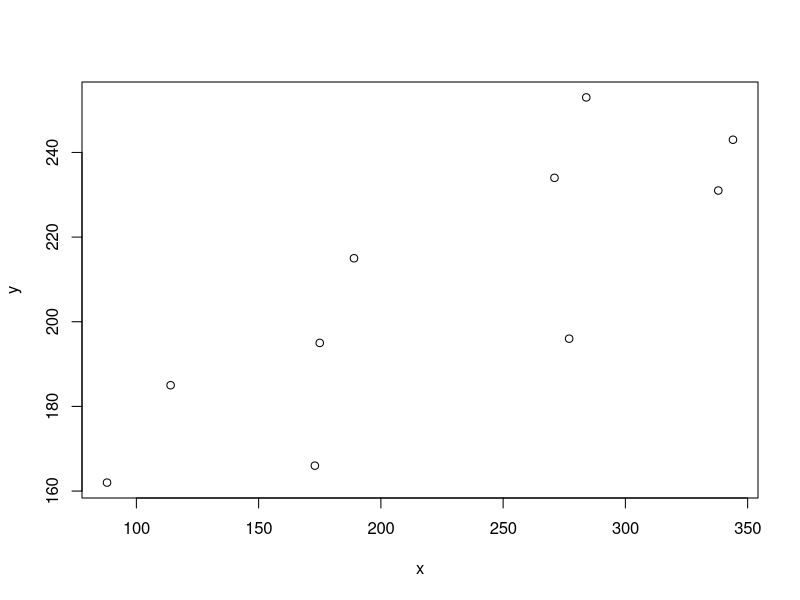
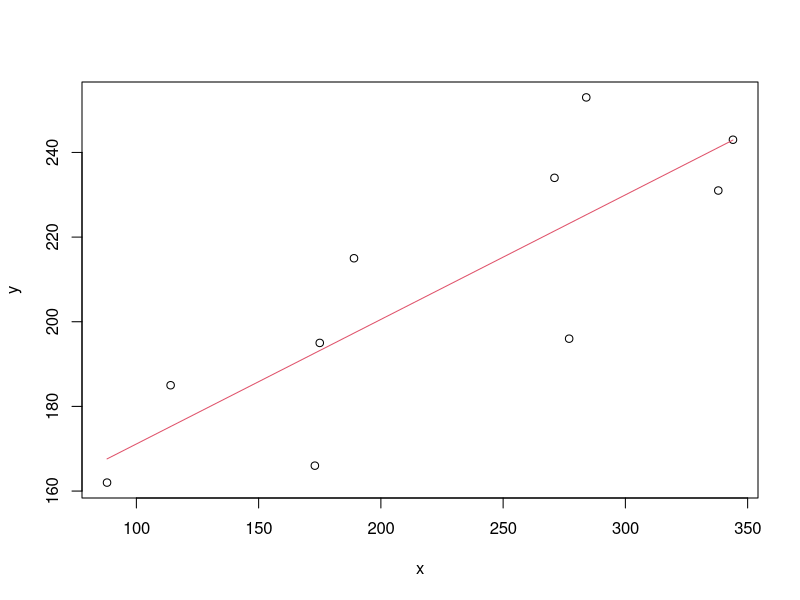
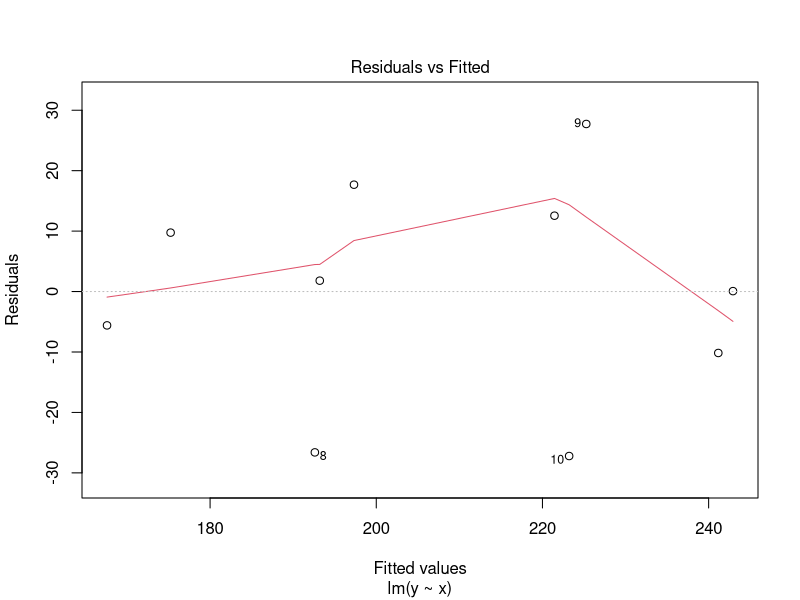
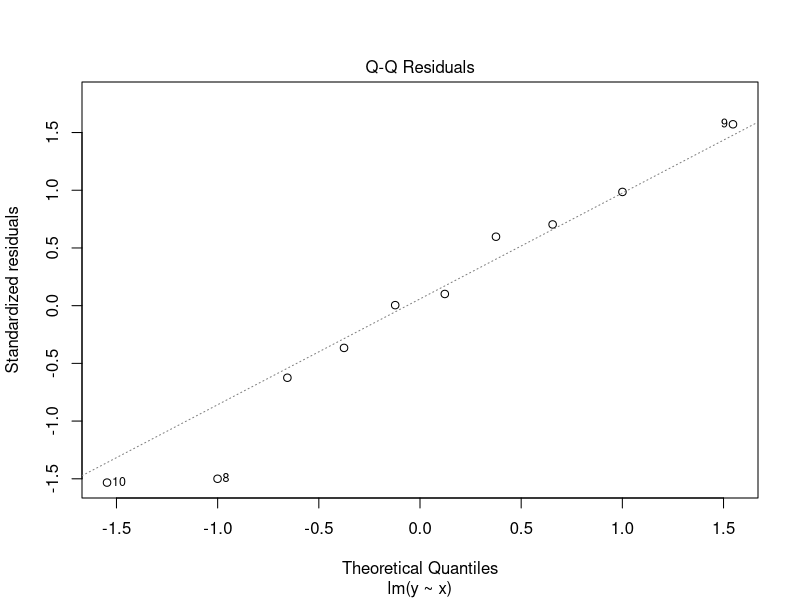
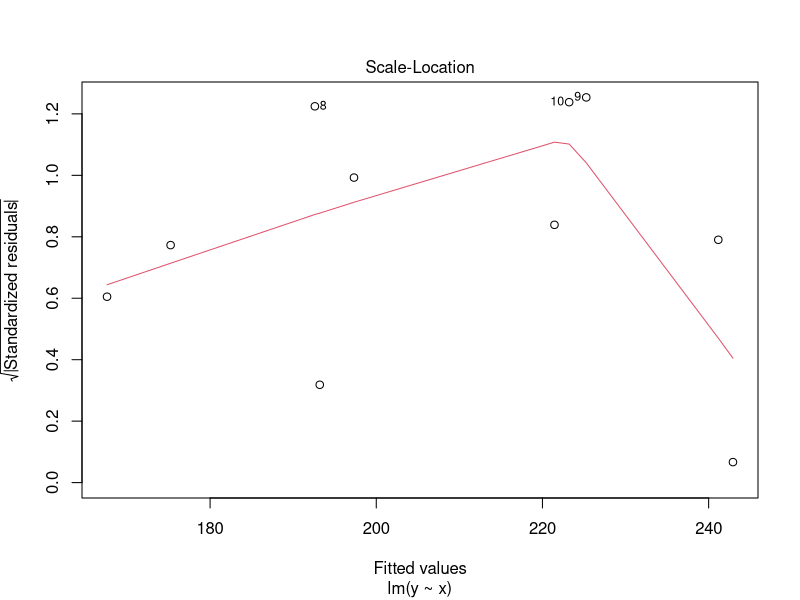
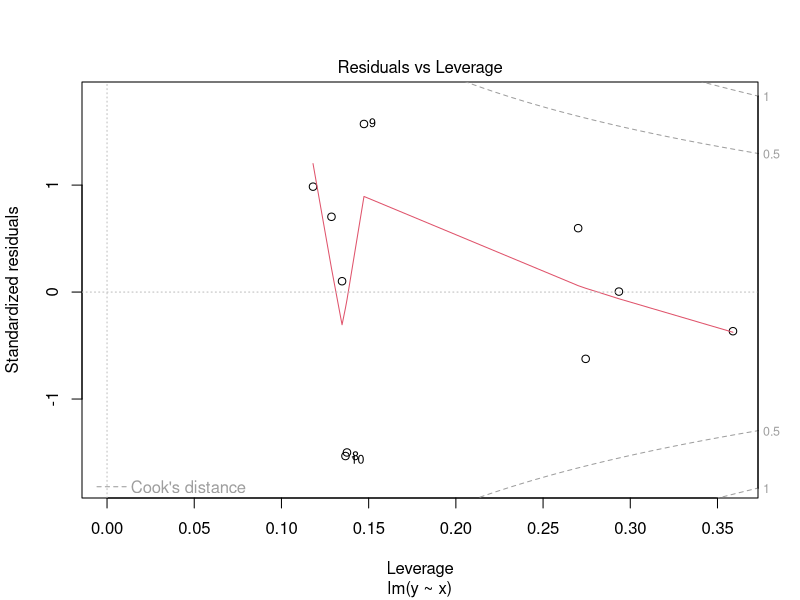
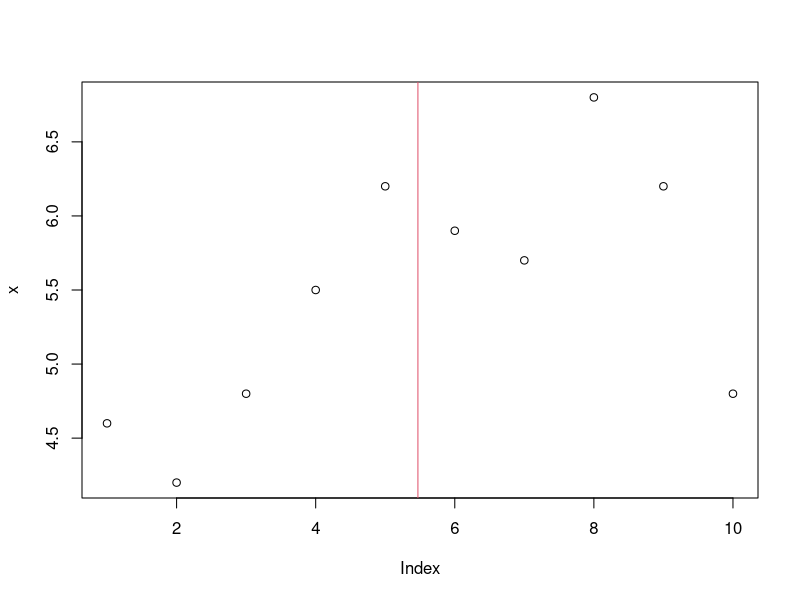
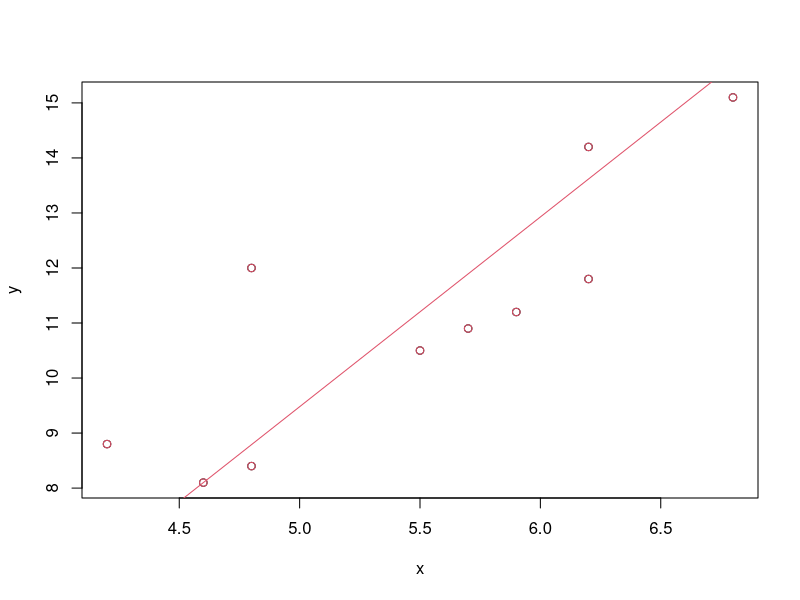

These charts were generated, in order, by the following R code:
################
# REGRESION LINEAL SIMPLE
#################
# CARGAR LOS DATOS
# x = Runsize (unidades), y = Runtime (min)
x = c(175, 189, 344, 88, 114, 338, 271, 173, 284, 277)
y = c(195, 215, 243, 162, 185, 231, 234, 166, 253, 196)

n = 10  # total de pares ordenados (X, Y)

# Grafico de dispersion
plot(x, y)

# Vector de medias
vecmed = c(mean(x), mean(y))
vecmed

# Covarianza muestral
Sxy = sum ((x - mean(x))*(y - mean(y))) / n
Sxy

Sxy = sum(x*y)/n - mean(x)*mean(y)
Sxy

# Covarianza cuadrada de x
S2x =  sum ((x - mean(x))^2) / n
S2x

# ESTIMACION DE LOS BETAS
# Para Beta 1
Beta1 = Sxy / S2x
Beta1

# Para Beta 0
Beta0 = mean(y) - Beta1 * mean(x)
Beta0

# Proyecciones de Y
Yproy = Beta0 + Beta1*x
Yproy

# Residuos de la regresión
resid = y - Yproy
resid

# Grafico de la recta de proyeccion
plot(x, y)
points(x, Yproy, type="l", col =2)

# Suma de residuos
sum(resid) # practicamente CERO

# Suma cuadrada de residuos: SCR
SCR = sum(resid^2)
SCR

# Estimacion varianza del error
sigma2 = SCR / (n-2)
sigma2

sigma = sqrt(sigma2) # desviación estándar de residuos
sigma

# INFERENCIA PARA LOS BETAS

# Para beta Cero
etB0 = sigma * sqrt((1/n)+((mean(x)^2)/(n*S2x)))
etB0 # estimacion del error típico del beta cero

tB0 = Beta0 / etB0
tB0 # estadistico de contraste de Beta 0

PvalorB0 = 2*(1 - pt(tB0, n-2))
PvalorB0 # es menor al 5% , H0 se rechaza (Beta 0 es distinto de 0)

# Para Beta 1
etB1 = sigma / sqrt(n*S2x)
etB1

tB1 = Beta1 / etB1
tB1

PvalorB1 = 2*(1 - pt(tB1, n-2))
PvalorB1 # es menor al 5% , H0 se rechaza (Beta 1 es distinto de 0)

# CALCULO USANDO LA FUNCION LINEAR MODEL
RSL1 = lm(y ~ x) #devuelve un objeto de clase "lm"

RSL1$coefficients
RSL1$fitted.values
RSL1$residuals

summary(RSL1)


# DESCOMPOSICION DE LA VARIABILIDAD
SCT = sum((y - mean(y))^2) # suma cuadrada total/global
SCT

SCReg = sum((Yproy - mean(y))^2) # suma cuadrada de la regresion
SCReg

SCR = sum((y - Yproy)^2) # suma cuadrada del residuo
SCR

SCReg + SCR #esta suma debe ser igual a la SCT

# PRUEBA GLOBAL F (contraste F)
Ftest = (SCReg/1) / (SCR/(n-2)) # estadistico F
Ftest

PvalorF = 1 - pf(Ftest, 1, n-2)
PvalorF # Este valor es menor al 5%, por tanto la H0 se rechaza
# Beta1 es distinto de cero, luego Y si depende de X

# COEFICIENTES DE DETERMINACION
R2 = 1 - (SCR/SCT)
R2 # 68% de la variabilidad de Y es explicada con el modelo de RLS 
# (32% se pierden a los residuos)

R2adj = 1 - ((SCR/(n-2))/(SCT/(n-1)))
R2adj #64% de la variabilidad se explica por el modelo de RLS

1 - (sigma2/var(y)) # formula alternativa

#CALCULO AUTOMATICO
summary(RSL1)

# PREDICCION EN RLS
x0 = 200
y0 = Beta0 + Beta1*x0
y0

# IC para la media condicionada (IC - recta proyectada)

# calculo del tamaño equivalente n0
n0 = n / (1 + (((200 - mean(x))^2)/S2x))
n0

LIC.MC = y0 - qt(0.975, n-2)*sigma/sqrt(n0)
LSC.MC = y0 + qt(0.975, n-2)*sigma/sqrt(n0)
LIC.MC
LSC.MC

# IC para la prediccion puntual (IC para Y0)
LIC.y0 = y0 - qt(0.975, n-2)*sigma*sqrt(1+ 1/n0)
LSC.y0 = y0 + qt(0.975, n-2)*sigma*sqrt(1+ 1/n0)
LIC.y0
LSC.y0

# PREDICCION DE FORMA AUTOMATICA
newX = c(200, 250) # solo se puede predecir de forma interpolada

# IC para la media condicionada
predict(RSL1, newdata = data.frame(x = newX), interval = "confidence", level = 0.95)

# IC para la prediccion puntual
predict(RSL1, newdata = data.frame(x = newX), interval = "prediction", level = 0.95)

# DIAGNOSTICO DEL MODELO
library(lmtest) #este paquete contiene los contrastes de diagnosticos
# debemos tener previamente construido el objeto "lm"

# Comprobar linealidad (test RESET)
reset(RSL1) # P Valor mayor a 5%, H0 de linealidad se cumple

# Comprobar homocedasticidad (test Harrison Mc Cabe)
hmctest(RSL1) # P valor menor al 5%, H0 de homocedasticidad no se cumple

# Comprobar normalidad (test Shapiro wilk)
shapiro.test(resid) #P valor mayor a 5%, H0 de normalidad se cumple

library(nortest) 
lillie.test(resid) # test de lilliefors cuando n es mayor o igual a 50

# Comprobar independencia (Test de Durbin Watson)
dwtest(RSL1, alternative = "two.sided") # P valor mayor a 5%, H0 de independencia se cumple

#analisis gráfico
plot(RSL1)


###################################################################################

#REGRECION LINEAL SIMPLE
x=c(4.6,4.2,4.8,5.5,6.2,5.9,5.7,6.8,6.2,4.8) #grososr en cm
y=c(8.1,8.8,8.4,10.5,11.8,11.2,10.9,15.1,14.2,12) #tiempo de corte en m
n=length(x) #tamaño muestral =numero de pares ordenados

#MEIDAS DESCRIPTIVAS BIDIMENCIONALES
vecmed = c(mean(x),mean(y))
vecmed
#en promedio el grosor es de 5.47 y el tiempo de corte de 11.10m

#Grafico de dispersion
plot(x,y.main="Grafico de dispercion de tiempo por grosor")
abline (v=mean(x),col=2)
abline (h=mean(y),col=2)


#Calculo de la covarianza
sxy=sum(x-mean(x))*(y-mean(y))/n
sxy

#formula para la covarianza (pero no da lo mismo)
cov(x,y)*(n-1)/n #ojo con la funcion que esta dividida para n-1

#MODELOS DE REGRESION
#si la covarianza es distienta de 0
#se asigna a una como dependiente y a otra como idpendiente
#decimos que una variable es funcion de la optra
Sxx = sum(x-mean(x))*(x-mean(x))/n
Sxx
Beta_1 = sxy/Sxx
Beta_1

Beta_0 = mean(y) - Beta_1 * mean(x)
Beta_0

#modelo RLS estimado: Y = 1.675 + 2.336x + ro E
plot(x,y)
abline(a=Beta_0,b=Beta_1,col=2)

#proyecciones del modelo
Proy = Beta_0 + Beta_1*x
Proy

points(x, Proy,col=2)
